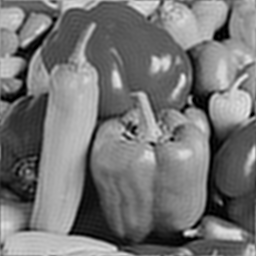
%> input picture 02_Sampling/peppers_BL.tif, 256 x 256 px
$ octave demo.m   (GNU Octave 9; MATLAB toolbox functions it lacks are replaced by stand-ins)
%> lines starting %> are read from the running program, lines starting %| are printed output that depends on the picture
% An interactive demo of how sampling an image changes its frequency spectrum
% Author: Ruturaj Gavaskar (ruturaj.gavaskar@gmail.com)
%

clearvars; close all; clc;

x = double(imread('./peppers_BL.tif'));
%> x: size 256x256 double; min 0, max 240, mean 116.9; mean of the top-left, top-right, bottom-left and bottom-right quarters 115.7, 131.9, 117.2, 102.9
T = 1;      % Sampling period

fprintf('Press w/s to increase/decrease the sampling rate along both directions\n')
fprintf('Press q/a to increase/decrease the sampling rate along vertical direction\n')
fprintf('Press e/d to increase/decrease the sampling rate along horizontal direction\n')

X = fftshift(fft2(x));

figure('Name','Sampling', ...
    'Units','Normalized',...
    'Position',[0.1,0.1,0.8,0.8],...
    'KeyPressFcn',@(~,event) setappdata(0,'c',event.Key), ...
    'KeyReleaseFcn',@(~,~) setappdata(0,'c',0));
subplot(2,2,1); imshow(uint8(x)); title('Original image');
subplot(2,2,2); imagesc(log(abs(X))); title('Log-amplitude spectrum');
cmax = max(log(abs(X(:))));
%> cmax = 15.85
axis off; axis image; colorbar; caxis([0,cmax]);

[y,Y] = sample(x,T,[]);
%> in sample, `mask(1:T:end,1:T:end) = true;`: mask: size 256x256 logical; every value is 1
Y_lamp = log(abs(Y));
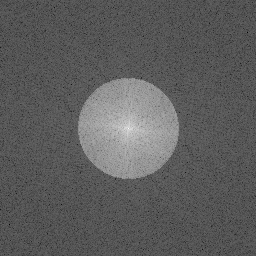
%> Y_lamp: size 256x256 double; min -1.55, max 15.85, mean 4.83; drawn with min black and max white
Tmax = floor(min(size(x))/2);
%> Tmax = 128
%> the run ends on the next line
while(true)
% [36 lines not run here, left out]
function [y,Y,mask] = sample(x,T,direction)
% Sample the given image with the specified sampling period in the given
% direction
% direction = 'row' (for sampling in vertical direction),
%             'col' (for sampling in horizontal direction), or
%             [] (for sampling in both directions)

% Create mask indicating the samples to retain
mask = false(size(x));
if(strcmp(direction,'row'))
    mask(1:T:end,:) = true;
elseif(strcmp(direction,'col'))
    mask(:,1:T:end) = true;
else
    mask(1:T:end,1:T:end) = true;
end
y = zeros(size(x));
y(mask) = x(mask);
Y = fftshift(fft2(y));      % DFT of sampled image
end
